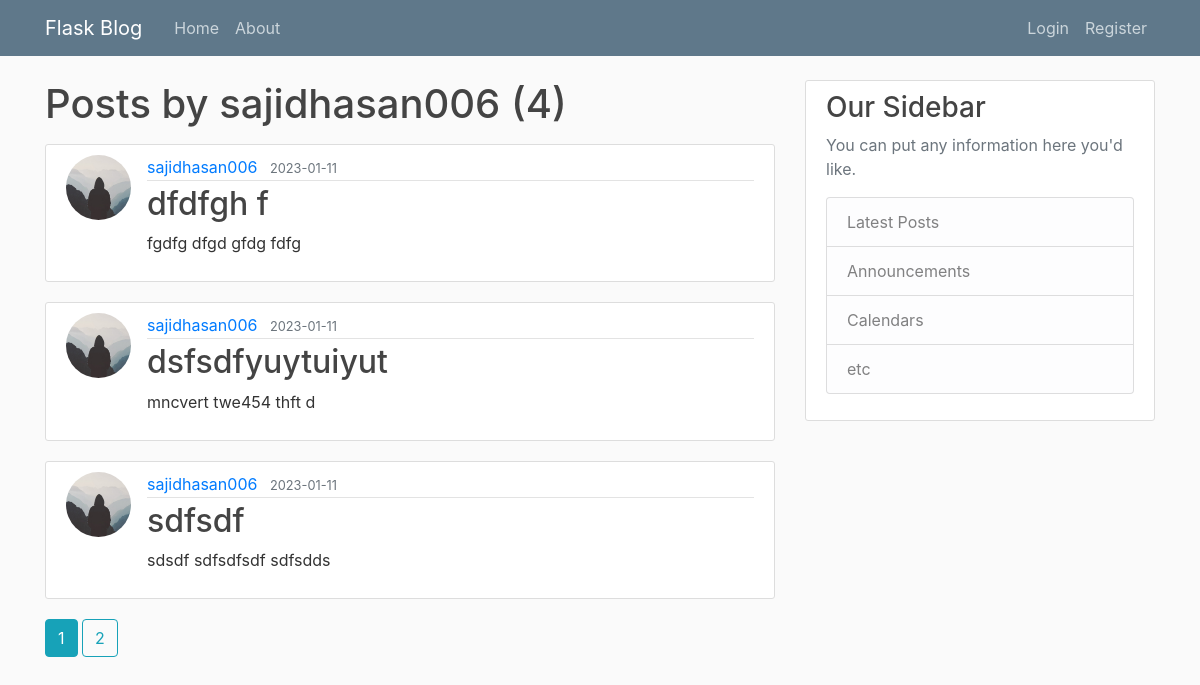
/user/sajidhasan006, run on the app's committed database.
### flaskblog/models.py (models this page shows, shortened)
class User(db.Model, UserMixin):
    id = db.Column(db.Integer, primary_key=True)
    username = db.Column(db.String(20), unique=True, nullable=False)
    email = db.Column(db.String(120), unique=True, nullable=False)
    image_file = db.Column(db.String(20), nullable=False, default='default.jpg')
    password = db.Column(db.String(60), nullable=False)
    posts = db.relationship('Post', backref='author', lazy=True)

class Post(db.Model):
    id = db.Column(db.Integer, primary_key=True)
    title = db.Column(db.String(200), nullable=False)
    date_posted = db.Column(db.DateTime, nullable=False, default=datetime.utcnow)
    content = db.Column(db.Text, nullable=False)
    user_id = db.Column(db.Integer, db.ForeignKey('user.id'), nullable=False)

### flaskblog/users/routes.py (the view)
@users.route("/user/<string:username>")
def user_posts(username):
    page = request.args.get('page', 1, type=int)
    user = User.query.filter_by(username=username).first_or_404()
    posts = Post.query.filter_by(author=user)\
        .order_by(Post.date_posted.desc())\
        .paginate(page=page, per_page=3)
    return render_template('user_posts.html', posts=posts, user=user)

### flaskblog/templates/user_posts.html (shortened to what this page needs)
{% extends "layout.html" %}
{% block content %}
    <h1 class="mb-3">Posts by {{ user.username }} ({{ posts.total }})</h1>
    {% for post in posts.items %}
    <article class="media content-section">
        <img class="rounded-circle article-img" src="{{ url_for('static', filename='profile_pics/' + post.author.image_file) }}">
        <div class="media-body">
          <div class="article-metadata">
            <a class="mr-2" href="{{ url_for('users.user_posts', username=post.author.username) }}">{{ post.author.username }}</a>
            <small class="text-muted">{{ post.date_posted.strftime('%Y-%m-%d') }}</small>
          </div>
          <h2><a class="article-title" href="{{ url_for('posts.post', post_id=post.id) }}">{{ post.title }}</a></h2>
          <p class="article-content">{{ post.content }}</p>
        </div>
      </article>
    {% endfor %}
    {% for page_num in posts.iter_pages(left_edge=1, right_edge=1, left_current=1, right_current=2) %}
      {% if page_num %}
        {% if posts.page == page_num %}
          <a class="btn btn-info mb-4" href="{{ url_for('users.user_posts', username=user.username, page=page_num) }}">{{ page_num }}</a>
        {% else %}
          <a class="btn btn-outline-info mb-4" href="{{ url_for('users.user_posts', username=user.username, page=page_num) }}">{{ page_num }}</a>
        {% endif %}
      {% endif %}
    {% endfor %}
{% endblock content %}

### flaskblog/static/main.css (style rules this page uses)
body { background: #fafafa; color: #333333; margin-top: 5rem; }
h1, h2, h3, h4, h5, h6 { color: #444444; }
.content-section { background: #ffffff; padding: 10px 20px; border: 1px solid #dddddd; border-radius: 3px; margin-bottom: 20px; }
.article-title { color: #444444; }
.article-content { white-space: pre-line; }
.article-img { height: 65px; width: 65px; margin-right: 16px; }
.article-metadata { padding-bottom: 1px; margin-bottom: 4px; border-bottom: 1px solid #e3e3e3 }

### data on the page
User: username "sajidhasan006"
Post: image_file (placeholder picture), author.username "sajidhasan006", date_posted "2023-01-11", title "dfdfgh f", content "fgdfg dfgd gfdg fdfg"
Post: image_file (placeholder picture), author.username "sajidhasan006", date_posted "2023-01-11", title "dsfsdfyuytuiyut", content "mncvert twe454 thft d"
Post: image_file (placeholder picture), author.username "sajidhasan006", date_posted "2023-01-11", title "sdfsdf", content "sdsdf sdfsdfsdf sdfsdds"

### other printed values
{{ posts.total }} "4"
{{ page_num }} "1"
{{ page_num }} "2"
